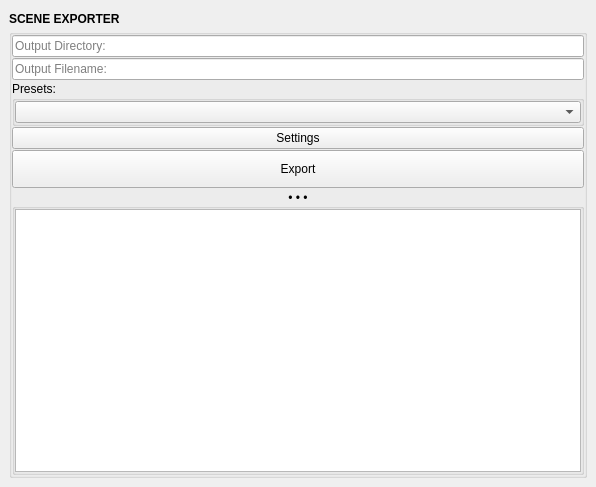
<?xml version="1.0" encoding="UTF-8"?>
<ui version="4.0">
 <class>QtUi</class>
 <widget class="QMainWindow" name="QtUi">
  <property name="enabled">
   <bool>true</bool>
  </property>
  <property name="geometry">
   <rect>
    <x>0</x>
    <y>0</y>
    <width>596</width>
    <height>487</height>
   </rect>
  </property>
  <property name="tabShape">
   <enum>QTabWidget::Triangular</enum>
  </property>
  <property name="dockNestingEnabled">
   <bool>true</bool>
  </property>
  <property name="dockOptions">
   <set>QMainWindow::AllowNestedDocks|QMainWindow::AllowTabbedDocks|QMainWindow::AnimatedDocks|QMainWindow::ForceTabbedDocks</set>
  </property>
  <widget class="QWidget" name="central_widget">
   <property name="minimumSize">
    <size>
     <width>200</width>
     <height>130</height>
    </size>
   </property>
   <layout class="QVBoxLayout" name="verticalLayout_2">
    <item>
     <layout class="QVBoxLayout" name="verticalLayout">
      <property name="spacing">
       <number>0</number>
      </property>
      <item>
       <widget class="Header" name="header">
        <property name="minimumSize">
         <size>
          <width>0</width>
          <height>20</height>
         </size>
        </property>
        <property name="font">
         <font>
          <weight>75</weight>
          <bold>true</bold>
         </font>
        </property>
        <property name="text">
         <string>SCENE EXPORTER</string>
        </property>
       </widget>
      </item>
      <item>
       <widget class="QGroupBox" name="File">
        <property name="title">
         <string/>
        </property>
        <layout class="QVBoxLayout" name="verticalLayout_3">
         <property name="spacing">
          <number>1</number>
         </property>
         <property name="leftMargin">
          <number>0</number>
         </property>
         <property name="topMargin">
          <number>0</number>
         </property>
         <property name="rightMargin">
          <number>0</number>
         </property>
         <property name="bottomMargin">
          <number>0</number>
         </property>
         <item>
          <widget class="LineEdit" name="txt000">
           <property name="toolTip">
            <string>&lt;html&gt;&lt;head/&gt;&lt;body&gt;&lt;p&gt;Specify the directory where the FBX will be exported.&lt;/p&gt;&lt;/body&gt;&lt;/html&gt;</string>
           </property>
           <property name="placeholderText">
            <string>Output Directory:</string>
           </property>
          </widget>
         </item>
         <item>
          <widget class="LineEdit" name="txt001">
           <property name="toolTip">
            <string>&lt;html&gt;&lt;head/&gt;&lt;body&gt;&lt;p&gt;Specify a name for the output file.  &lt;/p&gt;&lt;p&gt;When no name is given; the scene name will be used.&lt;/p&gt;&lt;/body&gt;&lt;/html&gt;</string>
           </property>
           <property name="placeholderText">
            <string>Output Filename:</string>
           </property>
          </widget>
         </item>
         <item>
          <widget class="QGroupBox" name="presets">
           <property name="title">
            <string>Presets:</string>
           </property>
           <layout class="QVBoxLayout" name="verticalLayout_6">
            <property name="spacing">
             <number>1</number>
            </property>
            <property name="leftMargin">
             <number>0</number>
            </property>
            <property name="topMargin">
             <number>0</number>
            </property>
            <property name="rightMargin">
             <number>0</number>
            </property>
            <property name="bottomMargin">
             <number>0</number>
            </property>
            <item>
             <widget class="ComboBox" name="cmb000">
              <property name="toolTip">
               <string>&lt;html&gt;&lt;head/&gt;&lt;body&gt;&lt;p&gt;Specify an FBX export prefix.&lt;/p&gt;&lt;/body&gt;&lt;/html&gt;</string>
              </property>
             </widget>
            </item>
           </layout>
          </widget>
         </item>
         <item>
          <widget class="PushButton" name="b001">
           <property name="minimumSize">
            <size>
             <width>0</width>
             <height>20</height>
            </size>
           </property>
           <property name="text">
            <string>Settings</string>
           </property>
          </widget>
         </item>
         <item>
          <widget class="QPushButton" name="b000">
           <property name="minimumSize">
            <size>
             <width>0</width>
             <height>38</height>
            </size>
           </property>
           <property name="text">
            <string>Export</string>
           </property>
          </widget>
         </item>
         <item>
          <widget class="CollapsableGroup" name="output">
           <property name="title">
            <string>• • •</string>
           </property>
           <property name="alignment">
            <set>Qt::AlignCenter</set>
           </property>
           <layout class="QVBoxLayout" name="verticalLayout_4">
            <property name="leftMargin">
             <number>0</number>
            </property>
            <property name="topMargin">
             <number>0</number>
            </property>
            <property name="rightMargin">
             <number>0</number>
            </property>
            <property name="bottomMargin">
             <number>0</number>
            </property>
            <item>
             <widget class="QTextEdit" name="txt003">
              <property name="verticalScrollBarPolicy">
               <enum>Qt::ScrollBarAlwaysOff</enum>
              </property>
              <property name="sizeAdjustPolicy">
               <enum>QAbstractScrollArea::AdjustIgnored</enum>
              </property>
             </widget>
            </item>
           </layout>
          </widget>
         </item>
        </layout>
       </widget>
      </item>
     </layout>
    </item>
   </layout>
  </widget>
 </widget>
 <customwidgets>
  <customwidget>
   <class>Header</class>
   <extends>QLabel</extends>
   <header>uitk.widgets.header.Header.h</header>
  </customwidget>
  <customwidget>
   <class>CollapsableGroup</class>
   <extends>QGroupBox</extends>
   <header>uitk.widgets.collapsableGroup.CollapsableGroup.h</header>
   <container>1</container>
  </customwidget>
  <customwidget>
   <class>LineEdit</class>
   <extends>QLineEdit</extends>
   <header>widgets.lineedit.h</header>
  </customwidget>
  <customwidget>
   <class>PushButton</class>
   <extends>QPushButton</extends>
   <header>widgets.pushbutton.h</header>
  </customwidget>
  <customwidget>
   <class>ComboBox</class>
   <extends>QComboBox</extends>
   <header>uitk.widgets.comboBox.ComboBox.h</header>
  </customwidget>
 </customwidgets>
 <resources/>
 <connections/>
 <designerdata>
  <property name="gridDeltaX">
   <number>5</number>
  </property>
  <property name="gridDeltaY">
   <number>5</number>
  </property>
  <property name="gridSnapX">
   <bool>true</bool>
  </property>
  <property name="gridSnapY">
   <bool>true</bool>
  </property>
  <property name="gridVisible">
   <bool>true</bool>
  </property>
 </designerdata>
</ui>
